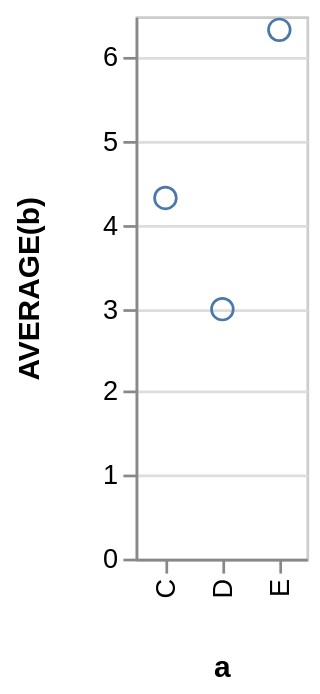

Express this chart as Vega-Lite.
### Vega specification from a JSON file in a GitHub repository (floating-point values rounded to 4 significant figures)
{"$schema": "https://vega.github.io/schema/vega/v3.0.json", "autosize": "pad", "padding": 5, "encode": {"update": {"stroke": {"value": "#ccc"}, "fill": {"value": "transparent"}}}, "data": [{"name": "source_0", "values": [{"a": "C", "b": 2}, {"a": "C", "b": 7}, {"a": "C", "b": 4}, {"a": "D", "b": 1}, {"a": "D", "b": 2}, {"a": "D", "b": 6}, {"a": "E", "b": 8}, {"a": "E", "b": 4}, {"a": "E", "b": 7}]}, {"name": "data_0", "source": "source_0", "transform": [{"type": "formula", "expr": "toNumber(datum[\"b\"])", "as": "b"}, {"type": "aggregate", "groupby": ["a"], "ops": ["average"], "fields": ["b"], "as": ["average_b"]}]}], "signals": [{"name": "x_step", "value": 21}, {"name": "width", "update": "bandspace(domain('x').length, 1, 0.5) * x_step"}, {"name": "height", "update": "200"}], "marks": [{"name": "marks", "type": "symbol", "role": "point", "from": {"data": "data_0"}, "encode": {"update": {"x": {"scale": "x", "field": "a"}, "y": {"scale": "y", "field": "average_b"}, "stroke": {"value": "#4c78a8"}, "fill": {"value": "transparent"}}}}], "scales": [{"name": "x", "type": "point", "domain": {"data": "data_0", "field": "a", "sort": true}, "range": {"step": {"signal": "x_step"}}, "round": true, "padding": 0.5}, {"name": "y", "type": "linear", "domain": {"data": "data_0", "field": "average_b"}, "range": [{"signal": "height"}, 0], "round": true, "nice": true, "zero": true}], "axes": [{"scale": "x", "orient": "bottom", "title": "a", "zindex": 1, "encode": {"labels": {"update": {"angle": {"value": 270}, "align": {"value": "right"}, "baseline": {"value": "middle"}}}}}, {"scale": "y", "labelOverlap": true, "orient": "left", "tickCount": {"signal": "ceil(height/40)"}, "title": "AVERAGE(b)", "zindex": 1}, {"scale": "y", "domain": false, "grid": true, "labels": false, "maxExtent": 0, "minExtent": 0, "orient": "left", "tickCount": {"signal": "ceil(height/40)"}, "ticks": false, "zindex": 0, "gridScale": "x"}], "config": {"axis": {"minExtent": 30}}}
